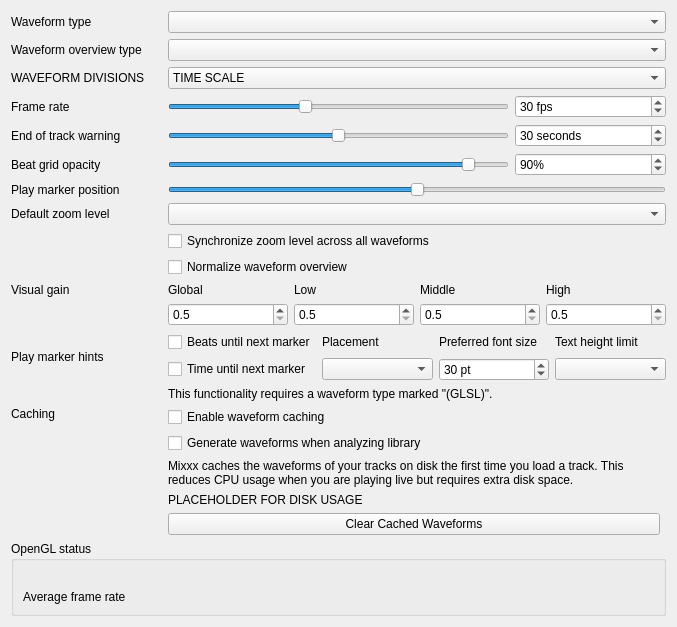
<?xml version="1.0" encoding="UTF-8"?>
<ui version="4.0">
 <class>DlgPrefWaveformDlg</class>
 <widget class="QWidget" name="DlgPrefWaveformDlg">
  <property name="geometry">
   <rect>
    <x>0</x>
    <y>0</y>
    <width>677</width>
    <height>528</height>
   </rect>
  </property>
  <property name="windowTitle">
   <string>Waveform Preferences</string>
  </property>
  <layout class="QGridLayout" name="gridLayout">

   <item row="0" column="0">
    <layout class="QGridLayout" name="gridLayout_2">

     <item row="0" column="0">
      <widget class="QLabel" name="waveformTypeLabel">
       <property name="sizePolicy">
        <sizepolicy hsizetype="Preferred" vsizetype="Preferred">
         <horstretch>0</horstretch>
         <verstretch>0</verstretch>
        </sizepolicy>
       </property>
       <property name="toolTip">
        <string extracomment="The big waveform summary shows the waveform envelope of the track near the current playback position."/>
       </property>
       <property name="text">
        <string>Waveform type</string>
       </property>
       <property name="alignment">
        <set>Qt::AlignLeading|Qt::AlignLeft|Qt::AlignVCenter</set>
       </property>
       <property name="buddy">
        <cstring>waveformTypeComboBox</cstring>
       </property>
      </widget>
     </item>

     <item row="1" column="0">
      <widget class="QLabel" name="waveformOverviewLabel">
       <property name="toolTip">
        <string extracomment="The smaller, zoomed-out version of the waveform shows the various markers within the track as well as the waveform envelope of the entire track."/>
       </property>
       <property name="text">
        <string>Waveform overview type</string>
       </property>
      </widget>
     </item>
     <item row="1" column="1" colspan="3">
      <widget class="QComboBox" name="waveformOverviewComboBox">
       <property name="toolTip">
        <string>The waveform overview shows the waveform envelope of the entire track.
Select from different types of displays for the waveform overview, which differ primarily in the level of detail shown in the waveform.</string>
       </property>
      </widget>
     </item>

     <item row="0" column="1" colspan="3">
      <widget class="QComboBox" name="waveformTypeComboBox">
       <property name="toolTip">
        <string>The waveform shows the waveform envelope of the track near the current playback position.
Select from different types of displays for the waveform, which differ primarily in the level of detail shown in the waveform.</string>
       </property>
      </widget>
     </item>

     <item row="3" column="0">
      <widget class="QLabel" name="frameRateLabel">
       <property name="text">
        <string>Frame rate</string>
       </property>
       <property name="alignment">
        <set>Qt::AlignLeading|Qt::AlignLeft|Qt::AlignVCenter</set>
       </property>
       <property name="buddy">
        <cstring>frameRateSlider</cstring>
       </property>
      </widget>
     </item>
     <item row="3" column="1" colspan="2">
      <widget class="QSlider" name="frameRateSlider">
       <property name="sizePolicy">
        <sizepolicy hsizetype="Preferred" vsizetype="Fixed">
         <horstretch>0</horstretch>
         <verstretch>0</verstretch>
        </sizepolicy>
       </property>
       <property name="maximumSize">
        <size>
         <width>16777215</width>
         <height>16777215</height>
        </size>
       </property>
       <property name="minimum">
        <number>10</number>
       </property>
       <property name="maximum">
        <number>60</number>
       </property>
       <property name="value">
        <number>30</number>
       </property>
       <property name="orientation">
        <enum>Qt::Horizontal</enum>
       </property>
      </widget>
     </item>
     <item row="3" column="3">
      <widget class="QSpinBox" name="frameRateSpinBox">
       <property name="toolTip">
        <string/>
       </property>
       <property name="suffix">
        <string> fps</string>
       </property>
       <property name="minimum">
        <number>10</number>
       </property>
       <property name="maximum">
        <number>60</number>
       </property>
       <property name="value">
        <number>30</number>
       </property>
      </widget>
     </item>

     <item row="4" column="0">
      <widget class="QLabel" name="endOfTrackWarningTimeLabel">
       <property name="text">
        <string>End of track warning</string>
       </property>
       <property name="alignment">
        <set>Qt::AlignLeading|Qt::AlignLeft|Qt::AlignVCenter</set>
       </property>
       <property name="buddy">
        <cstring>endOfTrackWarningTimeSlider</cstring>
       </property>
      </widget>
     </item>
     <item row="4" column="1" colspan="2">
      <widget class="QSlider" name="endOfTrackWarningTimeSlider">
       <property name="sizePolicy">
        <sizepolicy hsizetype="Preferred" vsizetype="Fixed">
         <horstretch>0</horstretch>
         <verstretch>0</verstretch>
        </sizepolicy>
       </property>
       <property name="maximumSize">
        <size>
         <width>16777215</width>
         <height>16777215</height>
        </size>
       </property>
       <property name="minimum">
        <number>0</number>
       </property>
       <property name="maximum">
        <number>60</number>
       </property>
       <property name="value">
        <number>30</number>
       </property>
       <property name="orientation">
        <enum>Qt::Horizontal</enum>
       </property>
      </widget>
     </item>
     <item row="4" column="3">
      <widget class="QSpinBox" name="endOfTrackWarningTimeSpinBox">
       <property name="toolTip">
        <string>Highlight the waveforms when the last seconds of a track remains.</string>
       </property>
       <property name="suffix">
        <string> seconds</string>
       </property>
       <property name="minimum">
        <number>0</number>
       </property>
       <property name="maximum">
        <number>60</number>
       </property>
       <property name="value">
        <number>30</number>
       </property>
      </widget>
     </item>

     <item row="5" column="0">
      <widget class="QLabel" name="BeatgridWaveform">
       <property name="toolTip">
        <string/>
       </property>
       <property name="midLineWidth">
        <number>6</number>
       </property>
       <property name="text">
        <string>Beat grid opacity</string>
       </property>
       <property name="alignment">
        <set>Qt::AlignLeading|Qt::AlignLeft|Qt::AlignVCenter</set>
       </property>
      </widget>
     </item>
     <item row="5" column="1" colspan="2">
      <widget class="QSlider" name="beatGridAlphaSlider">
       <property name="maximum">
        <number>100</number>
       </property>
       <property name="value">
        <number>90</number>
       </property>
       <property name="orientation">
        <enum>Qt::Horizontal</enum>
       </property>
      </widget>
     </item>
     <item row="5" column="3">
      <widget class="QSpinBox" name="beatGridAlphaSpinBox">
       <property name="toolTip">
        <string>Set amount of opacity on beat grid lines.</string>
       </property>
       <property name="suffix">
        <string>%</string>
       </property>
       <property name="maximum">
        <number>100</number>
       </property>
       <property name="value">
        <number>90</number>
       </property>
      </widget>
     </item>

     <item row="6" column="0">
      <widget class="QLabel" name="label">
      <property name="text">
       <string>Play marker position</string>
      </property>
      </widget>
      </item>
     <item row="6" column="1" colspan="3">
      <widget class="QSlider" name="playMarkerPositionSlider">
       <property name="toolTip">
        <string>Moves the play marker position on the waveforms to the left, right or center (default).</string>
       </property>
       <property name="sizePolicy">
        <sizepolicy hsizetype="Preferred" vsizetype="Fixed">
         <horstretch>0</horstretch>
         <verstretch>0</verstretch>
        </sizepolicy>
       </property>
       <property name="maximumSize">
        <size>
         <width>16777215</width>
         <height>16777215</height>
        </size>
       </property>
       <property name="minimum">
        <number>0</number>
       </property>
       <property name="maximum">
        <number>100</number>
       </property>
       <property name="value">
        <number>50</number>
       </property>
       <property name="orientation">
        <enum>Qt::Horizontal</enum>
       </property>
      </widget>
     </item>

     <item row="7" column="0">
      <widget class="QLabel" name="defaultZoomLabel">
       <property name="text">
        <string extracomment="Waveform zoom">Default zoom level</string>
       </property>
       <property name="alignment">
        <set>Qt::AlignLeading|Qt::AlignLeft|Qt::AlignVCenter</set>
       </property>
       <property name="buddy">
        <cstring>defaultZoomComboBox</cstring>
       </property>
      </widget>
     </item>
     <item row="7" column="1" colspan="3">
      <widget class="QComboBox" name="defaultZoomComboBox"/>
     </item>

     <item row="8" column="1" colspan="3">
      <widget class="QCheckBox" name="synchronizeZoomCheckBox">
       <property name="toolTip">
        <string>Synchronize zoom level across all waveform displays.</string>
       </property>
       <property name="text">
        <string>Synchronize zoom level across all waveforms</string>
       </property>
      </widget>
     </item>

     <item row="10" column="1">
      <widget class="QCheckBox" name="normalizeOverviewCheckBox">
       <property name="text">
        <string>Normalize waveform overview</string>
       </property>
      </widget>
     </item>

     <item row="11" column="0">
      <widget class="QLabel" name="visualGainLabel">
       <property name="text">
        <string>Visual gain</string>
       </property>
       <property name="alignment">
        <set>Qt::AlignLeading|Qt::AlignLeft|Qt::AlignTop</set>
       </property>
       <property name="buddy">
        <cstring>allVisualGain</cstring>
       </property>
      </widget>
     </item>
     <item row="11" column="1" colspan="3">
      <layout class="QGridLayout" name="gridLayout_3">
       <item row="1" column="2">
        <widget class="QDoubleSpinBox" name="midVisualGain">
         <property name="toolTip">
          <string>Visual gain of the middle frequencies</string>
         </property>
         <property name="decimals">
          <number>1</number>
         </property>
         <property name="minimum">
          <double>0.500000000000000</double>
         </property>
         <property name="maximum">
          <double>5.000000000000000</double>
         </property>
         <property name="singleStep">
          <double>0.100000000000000</double>
         </property>
        </widget>
       </item>
       <item row="0" column="3">
        <widget class="QLabel" name="visualGainLabel_5">
         <property name="text">
          <string>High</string>
         </property>
         <property name="alignment">
          <set>Qt::AlignLeading|Qt::AlignLeft|Qt::AlignVCenter</set>
         </property>
         <property name="buddy">
          <cstring>allVisualGain</cstring>
         </property>
        </widget>
       </item>
       <item row="0" column="2">
        <widget class="QLabel" name="visualGainLabel_4">
         <property name="text">
          <string>Middle</string>
         </property>
         <property name="alignment">
          <set>Qt::AlignLeading|Qt::AlignLeft|Qt::AlignVCenter</set>
         </property>
         <property name="buddy">
          <cstring>allVisualGain</cstring>
         </property>
        </widget>
       </item>
       <item row="0" column="0">
        <widget class="QLabel" name="visualGainLabel_2">
         <property name="text">
          <string>Global</string>
         </property>
         <property name="alignment">
          <set>Qt::AlignLeading|Qt::AlignLeft|Qt::AlignVCenter</set>
         </property>
         <property name="buddy">
          <cstring>allVisualGain</cstring>
         </property>
        </widget>
       </item>
       <item row="1" column="3">
        <widget class="QDoubleSpinBox" name="highVisualGain">
         <property name="toolTip">
          <string>Visual gain of the high frequencies</string>
         </property>
         <property name="decimals">
          <number>1</number>
         </property>
         <property name="minimum">
          <double>0.500000000000000</double>
         </property>
         <property name="maximum">
          <double>5.000000000000000</double>
         </property>
         <property name="singleStep">
          <double>0.100000000000000</double>
         </property>
        </widget>
       </item>
       <item row="1" column="1">
        <widget class="QDoubleSpinBox" name="lowVisualGain">
         <property name="toolTip">
          <string>Visual gain of the low frequencies</string>
         </property>
         <property name="decimals">
          <number>1</number>
         </property>
         <property name="minimum">
          <double>0.500000000000000</double>
         </property>
         <property name="maximum">
          <double>5.000000000000000</double>
         </property>
         <property name="singleStep">
          <double>0.100000000000000</double>
         </property>
        </widget>
       </item>
       <item row="0" column="1">
        <widget class="QLabel" name="visualGainLabel_3">
         <property name="text">
          <string>Low</string>
         </property>
         <property name="alignment">
          <set>Qt::AlignLeading|Qt::AlignLeft|Qt::AlignVCenter</set>
         </property>
         <property name="buddy">
          <cstring>allVisualGain</cstring>
         </property>
        </widget>
       </item>
       <item row="1" column="0">
        <widget class="QDoubleSpinBox" name="allVisualGain">
         <property name="toolTip">
          <string>Global visual gain</string>
         </property>
         <property name="decimals">
          <number>1</number>
         </property>
         <property name="minimum">
          <double>0.500000000000000</double>
         </property>
         <property name="maximum">
          <double>5.000000000000000</double>
         </property>
         <property name="singleStep">
          <double>0.100000000000000</double>
         </property>
        </widget>
       </item>
      </layout>
     </item>

     <item row="12" column="0">
      <widget class="QLabel" name="untilMarkLabel">
       <property name="text">
        <string>Play marker hints</string>
       </property>
       <property name="alignment">
        <set>Qt::AlignLeading|Qt::AlignLeft|Qt::AlignVCenter</set>
       </property>
      </widget>
     </item>
     <item row="12" column="1" colspan="3">
      <layout class="QGridLayout" name="gridLayout_4">
       <item row="0" column="0">
        <widget class="QCheckBox" name="untilMarkShowBeatsCheckBox">
         <property name="text">
          <string>Beats until next marker</string>
         </property>
        </widget>
       </item>
       <item row="0" column="1">
        <widget class="QLabel" name="untilMarkAlignLabel">
         <property name="text">
          <string>Placement</string>
         </property>
         <property name="alignment">
          <set>Qt::AlignLeading|Qt::AlignLeft|Qt::AlignVCenter</set>
         </property>
         <property name="buddy">
          <cstring>untilMarkAlignComboBox</cstring>
         </property>
        </widget>
       </item>
       <item row="0" column="2">
        <widget class="QLabel" name="untilMarkTextPointSizeLabel">
         <property name="text">
          <string>Preferred font size</string>
         </property>
         <property name="alignment">
          <set>Qt::AlignLeading|Qt::AlignLeft|Qt::AlignVCenter</set>
         </property>
         <property name="buddy">
          <cstring>untilMarkTextPointSizeSpinBox</cstring>
         </property>
        </widget>
       </item>
       <item row="0" column="3">
        <widget class="QLabel" name="untilMarkTextHeightLimitLabel">
         <property name="text">
          <string>Text height limit</string>
         </property>
         <property name="alignment">
          <set>Qt::AlignLeading|Qt::AlignLeft|Qt::AlignVCenter</set>
         </property>
         <property name="buddy">
          <cstring>untilMarkTextHeightLimitComboBox</cstring>
         </property>
        </widget>
       </item>
        <item row="1" column="0">
        <widget class="QCheckBox" name="untilMarkShowTimeCheckBox">
         <property name="text">
          <string>Time until next marker</string>
         </property>
        </widget>
       </item>
       <item row="1" column="1">
        <widget class="QComboBox" name="untilMarkAlignComboBox"/>
       </item>
       <item row="1" column="2">
        <widget class="QSpinBox" name="untilMarkTextPointSizeSpinBox">
         <property name="toolTip">
          <string/>
         </property>
         <property name="suffix">
          <string> pt</string>
         </property>
         <property name="minimum">
          <number>10</number>
         </property>
         <property name="maximum">
          <number>100</number>
         </property>
         <property name="value">
          <number>30</number>
         </property>
        </widget>
       </item>
       <item row="1" column="3">
        <widget class="QComboBox" name="untilMarkTextHeightLimitComboBox"/>
       </item>
      </layout>
     </item>
     <item row="15" column="1" colspan="2">
      <widget class="QLabel" name="requiresGLSLLabel">
       <property name="text">
        <string>This functionality requires a waveform type marked "(GLSL)".</string>
       </property>
       <property name="alignment">
        <set>Qt::AlignLeading|Qt::AlignLeft|Qt::AlignVCenter</set>
       </property>
      </widget>
     </item>
     <item row="16" column="0">
      <widget class="QLabel" name="cachedWaveforms">
       <property name="text">
        <string>Caching</string>
       </property>
       <property name="alignment">
        <set>Qt::AlignLeading|Qt::AlignLeft|Qt::AlignTop</set>
       </property>
      </widget>
     </item>
     <item row="16" column="1" colspan="3">
      <layout class="QGridLayout" name="cachingGridLayout">
       <item row="4" column="0">
        <widget class="QPushButton" name="clearCachedWaveforms">
         <property name="text">
          <string>Clear Cached Waveforms</string>
         </property>
        </widget>
       </item>
       <item row="2" column="0" colspan="2">
        <widget class="QLabel" name="waveformCachingInfo">
         <property name="text">
          <string>Mixxx caches the waveforms of your tracks on disk the first time you load a track. This reduces CPU usage when you are playing live but requires extra disk space.</string>
         </property>
         <property name="wordWrap">
          <bool>true</bool>
         </property>
        </widget>
       </item>
       <item row="3" column="0">
        <widget class="QLabel" name="waveformDiskUsage">
         <property name="text">
          <string notr="true">PLACEHOLDER FOR DISK USAGE</string>
         </property>z
         <property name="wordWrap">
          <bool>true</bool>
         </property>
         <property name="sizePolicy">
          <sizepolicy hsizetype="Expanding" vsizetype="Minimum">
           <horstretch>0</horstretch>
           <verstretch>0</verstretch>
          </sizepolicy>
         </property>
        </widget>
       </item>
       <item row="0" column="0" colspan="2">
        <widget class="QCheckBox" name="enableWaveformCaching">
         <property name="text">
          <string>Enable waveform caching</string>
         </property>
        </widget>
       </item>
       <item row="1" column="0" colspan="2">
        <widget class="QCheckBox" name="enableWaveformGenerationWithAnalysis">
         <property name="text">
          <string>Generate waveforms when analyzing library</string>
         </property>
        </widget>
       </item>
      </layout>
     </item>

     <item row="2" column="0">
      <widget class="QLabel" name="overviewDivisionsLabel">
       <property name="text"><string>WAVEFORM DIVISIONS</string></property>
       <property name="buddy"><cstring>overviewDivisionsComboBox</cstring></property>
      </widget>
     </item>
     <item row="2" column="1" colspan="3">
      <widget class="QComboBox" name="overviewDivisionsComboBox">
       <property name="toolTip"><string>TIME SCALE: marks every 30 seconds. PHRASE: phrase blocks exported by Rekordbox, when available.</string></property>
       <item><property name="text"><string>TIME SCALE</string></property></item>
       <item><property name="text"><string>PHRASE</string></property></item>
      </widget>
     </item>
     <item row="18" column="0" colspan="4">
      <widget class="QGroupBox" name="openGLStatus">
       <property name="title">
        <string>OpenGL status</string>
       </property>
       <layout class="QGridLayout" name="GridLayout1">

        <item row="0" column="0" colspan="3">
         <widget class="QLabel" name="openGlStatusData">
         <property name="toolTip">
          <string>Displays which OpenGL version is supported by the current platform.</string>
         </property>
         <property name="text">
          <string/>
         </property>
         <property name="textInteractionFlags">
          <set>Qt::TextSelectableByKeyboard|Qt::TextSelectableByMouse</set>
         </property>
         <property name="wordWrap">
          <bool>true</bool>
         </property>
         <property name="sizePolicy">
          <sizepolicy hsizetype="Expanding" vsizetype="Minimum">
           <horstretch>0</horstretch>
           <verstretch>0</verstretch>
          </sizepolicy>
         </property>
        </widget>
       </item>

       <item row="1" column="0">
        <widget class="QLabel" name="openGlStatusLabel_2">
         <property name="toolTip">
          <string/>
         </property>
         <property name="text">
          <string>Average frame rate</string>
         </property>
         <property name="alignment">
          <set>Qt::AlignLeading|Qt::AlignLeft|Qt::AlignVCenter</set>
         </property>
        </widget>
       </item>
       <item row="1" column="1" colspan="2">
        <widget class="QLabel" name="frameRateAverage">
         <property name="toolTip">
          <string>Displays the actual frame rate.</string>
         </property>
         <property name="text">
          <string/>
         </property>
        </widget>
       </item>
      </layout>

     </widget>
    </item>
    </layout>
   </item>

   <item row="1" column="0">
    <spacer name="verticalSpacer">
     <property name="orientation">
      <enum>Qt::Vertical</enum>
     </property>
     <property name="sizeHint" stdset="0">
      <size>
       <width>20</width>
       <height>40</height>
      </size>
     </property>
    </spacer>
   </item>

  </layout>
 </widget>
 <tabstops>
  <tabstop>waveformTypeComboBox</tabstop>
  <tabstop>waveformOverviewComboBox</tabstop>
  <tabstop>frameRateSlider</tabstop>
  <tabstop>frameRateSpinBox</tabstop>
  <tabstop>endOfTrackWarningTimeSlider</tabstop>
  <tabstop>endOfTrackWarningTimeSpinBox</tabstop>
  <tabstop>beatGridAlphaSlider</tabstop>
  <tabstop>beatGridAlphaSpinBox</tabstop>
  <tabstop>playMarkerPositionSlider</tabstop>
  <tabstop>defaultZoomComboBox</tabstop>
  <tabstop>synchronizeZoomCheckBox</tabstop>
  <tabstop>normalizeOverviewCheckBox</tabstop>
  <tabstop>allVisualGain</tabstop>
  <tabstop>lowVisualGain</tabstop>
  <tabstop>midVisualGain</tabstop>
  <tabstop>highVisualGain</tabstop>
  <tabstop>untilMarkShowBeatsCheckBox</tabstop>
  <tabstop>untilMarkShowTimeCheckBox</tabstop>
  <tabstop>untilMarkAlignComboBox</tabstop>
  <tabstop>untilMarkTextPointSizeSpinBox</tabstop>
  <tabstop>enableWaveformCaching</tabstop>
  <tabstop>enableWaveformGenerationWithAnalysis</tabstop>
  <tabstop>clearCachedWaveforms</tabstop>
 </tabstops>
 <resources/>
 <connections/>
</ui>
